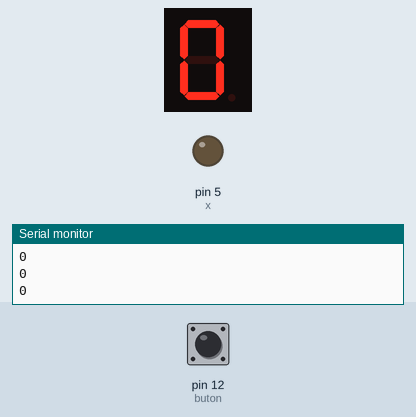
Bench run of a sketch on a simulated Arduino Uno, built with avr-gcc and run on an emulated ATmega328P. Parts: 1-digit seven-segment display, output pins drawn as LEDs (lit = HIGH), the last lines printed to the serial monitor. Wiring (inferred from the names in the program): 1-digit 7-segment display, segments lit when HIGH: segments pin 2, pin 6, pin 8, pin 9, pin 4, pin 3, pin 7. The test bench sets the inputs (shaded band); at power-on: pin 12 (buton) HIGH. The segment pins are drawn as the display they are named for; pins used as bus, display or sensor lines are not drawn.

Above: at 1.2 s.
1.3 s: pin 12 (buton) pulled LOW for 1 s
At 1.37 s:
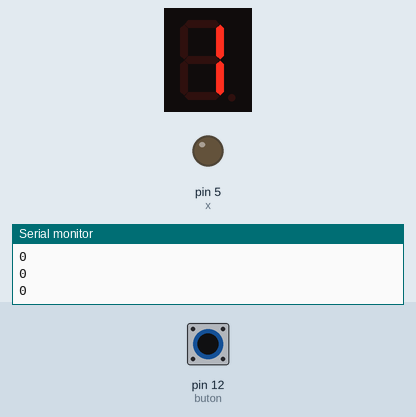
At 3.6 s:
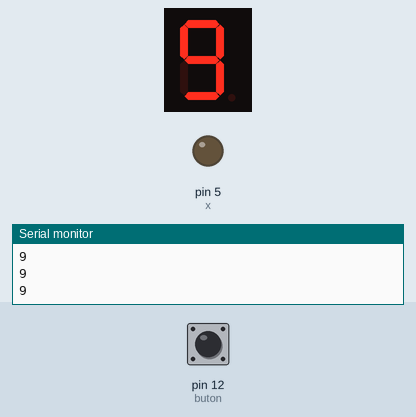
Timing chart, 0 to 5.1 s (numbered marks = the images above; inputs shaded):
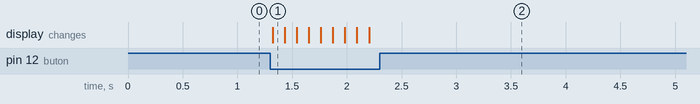

The sketch:

segmentdisplay.ino
```cpp
// Kaynak: http://arduinotik.blogspot.com.tr/2014/03/arduino-7-segmentli-gosterge-0-9-sayc.html
int buton=12;

int a=2; // her pine displaydeki bir led bağlı
int b=6;
int c=8;
int d=9;
int e=4;
int f=3;
int g=7;
int x=5;  //Displaydeki nokta led

int sayi=0; // Modu alınacak sayi

void setup () {
  pinMode(a,OUTPUT);
  pinMode(b,OUTPUT);
  pinMode(c,OUTPUT);
  pinMode(d,OUTPUT);
  pinMode(e,OUTPUT);
  pinMode(f,OUTPUT);
  pinMode(g,OUTPUT);
  pinMode(x,OUTPUT);
  pinMode(buton,INPUT_PULLUP);
  Serial.begin (9600); // Sayi değerini monitörde görmek için
}

void loop () {
    int butondurumu=digitalRead(buton); // buton durumu okuyoruz
    if (butondurumu==0)  //butona her basıldığında;
    {sayi=sayi+1;}       // sayi değeri 1 artacak

    if (sayi%10==0)         //sayinin moduna göre display ledleri
    {
      digitalWrite(a,HIGH);  //yanacak
      digitalWrite(b,HIGH);
      digitalWrite(c,HIGH);
      digitalWrite(d,HIGH);
      digitalWrite(e,HIGH);
      digitalWrite(f,HIGH);
      digitalWrite(g,LOW);
     }
     else if (sayi%10==1)
     {
       digitalWrite(a,LOW);
       digitalWrite(b,HIGH);
       digitalWrite(c,HIGH);
       digitalWrite(d,LOW);
       digitalWrite(e,LOW);
       digitalWrite(f,LOW);
       digitalWrite(g,LOW);
     }
     else if (sayi%10==2)
     {
       digitalWrite(a,HIGH);
       digitalWrite(b,HIGH);
       digitalWrite(c,LOW);
       digitalWrite(d,HIGH);
       digitalWrite(e,HIGH);
       digitalWrite(f,LOW);
       digitalWrite(g,HIGH);
     }
     else if (sayi%10==3)
     {
      digitalWrite(a,HIGH);
      digitalWrite(b,HIGH);
      digitalWrite(c,HIGH);
      digitalWrite(d,HIGH);
      digitalWrite(e,LOW);
      digitalWrite(f,LOW);
      digitalWrite(g,HIGH);
     }
     else if (sayi%10==4)
     {
       digitalWrite(a,LOW);
       digitalWrite(b,HIGH);
       digitalWrite(c,HIGH);
       digitalWrite(d,LOW);
       digitalWrite(e,LOW);
       digitalWrite(f,HIGH);
       digitalWrite(g,HIGH);
     }
     else if (sayi%10==5)
     {
       digitalWrite(a,HIGH);
       digitalWrite(b,LOW);
       digitalWrite(c,HIGH);
       digitalWrite(d,HIGH);
       digitalWrite(e,LOW);
       digitalWrite(f,HIGH);
       digitalWrite(g,HIGH);
     }
     else if (sayi%10==6)
     {
       digitalWrite(a,HIGH);
       digitalWrite(b,LOW);
       digitalWrite(c,HIGH);
       digitalWrite(d,HIGH);
       digitalWrite(e,HIGH);
       digitalWrite(f,HIGH);
       digitalWrite(g,HIGH);
     }
     else if (sayi%10==7)
     {
       digitalWrite(a,HIGH);
       digitalWrite(b,HIGH);
       digitalWrite(c,HIGH);
       digitalWrite(d,LOW);
       digitalWrite(e,LOW);
       digitalWrite(f,LOW);
       digitalWrite(g,LOW);
     }
     else if (sayi%10==8)
     {
       digitalWrite(a,HIGH);
       digitalWrite(b,HIGH);
       digitalWrite(c,HIGH);
       digitalWrite(d,HIGH);
       digitalWrite(e,HIGH);
       digitalWrite(f,HIGH);
       digitalWrite(g,HIGH);
     }
     else if (sayi%10==9)
     {
       digitalWrite(a,HIGH);
       digitalWrite(b,HIGH);
       digitalWrite(c,HIGH);
       digitalWrite(d,HIGH);
       digitalWrite(e,LOW);
       digitalWrite(f,HIGH);
       digitalWrite(g,HIGH);
     }

     delay(100);
     Serial.println(sayi);  //Bilgisayardaki değere bakarak
     delay(10);             //displayin doğru olup olmadığını
                            //anlayabiliriz.
}
```

Measured:
- after the input at 1.3 s, the display: changes at once (image 1)
